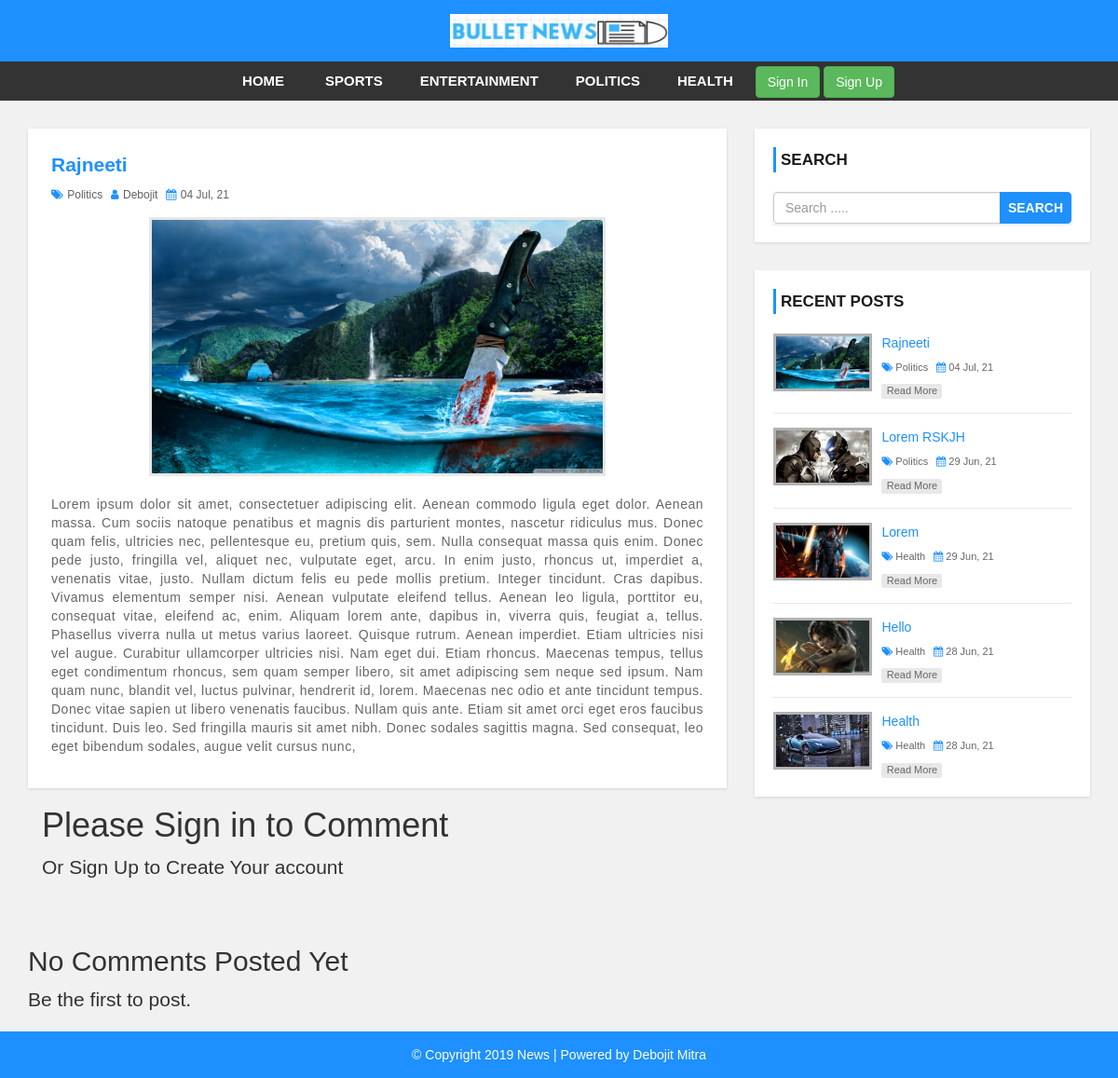
/single.php?id=12, run on the app's committed database.
### tables this page shows
CREATE TABLE `settings` (
  `websitename` varchar(60) NOT NULL,
  `logo` varchar(50) NOT NULL,
  `footerdesc` varchar(255) NOT NULL
);

CREATE TABLE `category` (
  `category_id` int(11) NOT NULL,
  `category_name` varchar(100) NOT NULL,
  `post` int(11) NOT NULL DEFAULT 0
);

CREATE TABLE `post` (
  `post_id` int(11) NOT NULL,
  `title` varchar(100) NOT NULL,
  `description` text NOT NULL,
  `category` varchar(100) NOT NULL,
  `post_date` varchar(50) NOT NULL,
  `author` int(11) NOT NULL,
  `post_img` varchar(100) NOT NULL
);

CREATE TABLE `user` (
  `user_id` int(10) UNSIGNED NOT NULL,
  `first_name` varchar(30) NOT NULL,
  `last_name` varchar(30) NOT NULL,
  `username` varchar(30) DEFAULT NULL,
  `password` varchar(40) DEFAULT NULL,
  `role` int(11) NOT NULL
);

### single.php (the view, shortened to what this page needs)
<?php include 'header.php'; ?>
<div id="main-content">
    <div class="container">
        <div class="row">
            <div class="col-md-8">
                <?php
                $post_id=$_GET['id'];
                include 'config.php';
                $sql="SELECT * FROM `post` INNER JOIN `user` ON post.author=user.user_id INNER JOIN `category` ON post.category=category.category_id WHERE `post_id`='$post_id'";
                $result=mysqli_query($conn,$sql) or die("Query Failed");
                if(mysqli_num_rows($result)>0){
                    while($row=mysqli_fetch_assoc($result)){
                ?>
                <div class="post-container">
                    <div class="post-content single-post">
                        <h3><?php echo $row['title']; ?></h3>
                        <div class="post-information">
                            <span>
                                <i class="fa fa-tags" aria-hidden="true"></i>
                                <a href='category.php?catid=<?php echo $row['category_id']; ?>'>
                                    <?php echo $row['category_name']; ?></a>
                            </span>
                            <span>
                                <i class="fa fa-user" aria-hidden="true"></i>
                                <a
                                    href='author.php?aid=<?php echo $row['user_id']; ?>'><?php echo $row['username']; ?></a>
                            </span>
                            <span>
                                <i class="fa fa-calendar" aria-hidden="true"></i>
                                <?php echo $row['post_date']; ?>
                            </span>
                        </div>
                        <img class="single-feature-image" src="admin/upload/<?php echo $row['post_img']; ?>" alt="" />
                        <p class="description">
                            <?php echo $row['description']; ?>
                        </p>
                    </div>
                </div>
                <?php
                        }
                    }
                ?>
                <?php include 'comment-display.php'; ?>
                <?php
                    $noComment=false;
                    $sql1="SELECT * FROM `comments` LEFT JOIN `post` ON comments.comment_pid=post.post_id LEFT JOIN `visitor` ON comments.commentBy_vid=visitor.vid WHERE comment_pid='$post_id'";
                    $result1=mysqli_query($conn,$sql1);
                    if (mysqli_num_rows($result1)==0) {
                        $noComment=true;
        }
            ?>
            </div>
            <?php include 'sidebar.php'; ?>
        </div>
    </div>
</div>
<?php
if ($noComment) {
   echo "<div class='d-flex jumbotron-fluid'>
   <div class='container'>
       <h2 class='display-4'>No Comments Posted Yet</h2>
       <p class='lead'>Be the first to post.</p>
   </div>
   </div>";
}
?>
<?php include 'footer.php'; ?>

### header.php (shortened to what this page needs)
<!DOCTYPE html>
<html lang="en">
<head>
    <link rel="stylesheet" href="css/bootstrap.min.css" />
    <link rel="stylesheet" href="css/font-awesome.css">
    <link rel="stylesheet" href="css/style.css">
</head>
<body>
<div id="header">
    <div class="container">
        <div class="row">
                    <?php
                        include 'config.php';
                        $sql="SELECT * FROM `settings`";
                        $result=mysqli_query($conn,$sql);
                        $row=mysqli_fetch_assoc($result);
                        $logo=$row['logo'];
                    ?>
            <div class=" col-md-offset-4 col-md-4">
                <a href="index.php" id="logo"><img src="admin/images/<?php echo $logo; ?>"></a>
            </div>
        </div>
    </div>
</div>
<div id="menu-bar">
    <div class="container">
        <div class="row">
            <div class="col-md-12">
              <?php
              include 'config.php';
              if (isset($_GET['catid'])) {
                $cat_id=$_GET['catid'];
              }else {
                $active="";
              }
              $sql="SELECT * FROM `category` WHERE `post`>0";
              $result=mysqli_query($conn,$sql) or die("Query Failed: Category");
              if(mysqli_num_rows($result)>0){
              ?>
                <ul class='menu'>
                <li><a class="" href="index.php">Home</a></li>
                  <?php while($row=mysqli_fetch_assoc($result)){
                      echo '<li><a class="'.$active.'" href="category.php?catid='.$row['category_id'].'">'.$row['category_name'].'</a></li>';
                  }
                  ?>
                  <?php session_start();
                  if (!isset($_SESSION['loggedin']) || $_SESSION['loggedin']!=true) {
                      echo '<a href="signinForm.php" class="btn btn-success">Sign In</a>
                            <a href="signupForm.php" class="btn btn-success">Sign Up</a>';
                  }else {
                      echo '<p class="text-light" style="color:red;">Welcome : '.$_SESSION['username'].'</p>
                            <a href="signoutForm.php" class="btn btn-success">Sign Out</a>';
                  }
                  ?>
                </ul>
                <?php } ?>
            </div>
        </div>
    </div>
</div>

### sidebar.php
<div id="sidebar" class="col-md-4">
    <div class="search-box-container">
        <h4>Search</h4>
        <form class="search-post" action="search.php" method ="GET">
            <div class="input-group">
                <input type="text" name="search" class="form-control" placeholder="Search ....." REQUIRED>
                <span class="input-group-btn">
                    <button type="submit" class="btn btn-danger">Search</button>
                </span>
            </div>
        </form>
    </div>
      <div class="recent-post-container">
        <h4>Recent Posts</h4>
            <?php
            include 'config.php';
            $sql="SELECT * FROM `post` INNER JOIN `user` ON post.author=user.user_id INNER JOIN `category` ON post.category=category.category_id ORDER BY `post_id` DESC LIMIT 5";
            $result=mysqli_query($conn,$sql) or die("Query Failed");
            if(mysqli_num_rows($result)>0){
                while($row=mysqli_fetch_assoc($result)){
            ?>
        <div class="recent-post">
            <a class="post-img" href="single.php?id=<?php echo $row['post_id']; ?>">
                <img src="admin/upload/<?php echo $row['post_img']; ?>" alt=""/>
            </a>
            <div class="post-content">
                <h5><a href="single.php?id=<?php echo $row['post_id']; ?>"><?php echo $row['title']; ?></a></h5>
                <span>
                    <i class="fa fa-tags" aria-hidden="true"></i>
                    <a href='category.php?catid=<?php echo $row['category_id']; ?>'><?php echo $row['category_name']; ?></a>
                </span>
                <span>
                    <i class="fa fa-calendar" aria-hidden="true"></i>
                    <?php echo $row['post_date']; ?>
                </span>
                <a class="read-more" href="single.php?id=<?php echo $row['post_id']; ?>">read more</a>
            </div>
        </div>
        <?php
        }
    }
    ?>
    </div>
</div>

### footer.php
<div id ="footer">
    <div class="container">
        <div class="row">
            <div class="col-md-12">
              <?php
                include "config.php";
                $sql = "SELECT * FROM settings";
                $result = mysqli_query($conn, $sql) or die("Query Failed.");
                if(mysqli_num_rows($result) > 0){
                  while($row = mysqli_fetch_assoc($result)) {
              ?>
                <span><?php echo $row['footerdesc']; ?></span>
              <?php
                }
              }
              ?>
            </div>
        </div>
    </div>
</div>
</body>
</html>

### css/style.css (style rules this page uses)
body { background: #f1f1f1; font-family: sans-serif,arial,Helvetica; }
a, a:hover, a:focus { text-decoration: none; outline: none; }
ul { margin:0; padding:0; list-style:none; }
form { background: #fff; padding: 25px; box-shadow:0 1px 3px rgba(0, 0, 0, 0.13); }
#header { background: #1e90ff; text-align: center; padding: 15px; }
#logo { display: inline-block; width: 65%; }
#logo img { width: 100%; }
#menu-bar { background: #333; text-align: center; }
#menu-bar .menu > li { display: inline-block; }
.menu > li > a { padding: 10px 20px; display: block; text-transform: uppercase; color: #fff; font-size: 15px; font-weight:600; transition:all 0.5s ease 0s; }
#main-content { padding: 30px 0; min-height: 750px; }
#main-content .post-container { background-color: #fff; padding: 25px; box-shadow: 0 1px 3px rgba(0, 0, 0, 0.13); }
#main-content .post-content { border-bottom: 1px solid #d1d1d1; padding: 0 0 30px; margin-bottom:30px; }
#main-content .post-content img { width: 100%; }
#main-content .post-content h3 { font-size: 21px; line-height: 28px; font-weight: 600; margin: 0 0 7px; }
#main-content .post-content .post-information span { color: #606060; font-size: 12px; text-transform: capitalize; margin: 0 5px 5px 0; display: inline-block; }
#main-content .post-content .post-information i { color: #1e90ff; margin-right: 1px; }
#main-content .post-content .post-information a { color: #606060; text-decoration: none; }
#main-content .post-content p, #main-content .single-post p { color: #666; font-size: 14px; letter-spacing: 0.5px; margin:0 0 10px; }
#main-content .post-content a.read-more { color: #fff; background-color: #1E90FF; font-size: 12px; text-transform: capitalize; padding: 3px 8px; border-radius: 2px; transition: all 0.3s; }
#main-content .single-post { border: none; margin-bottom: 0; padding-bottom: 0; }
#main-content .single-post h3 { color: #1e90ff; }
#main-content .single-post .post-information { margin: 0 0 10px; }
#main-content .single-post p { text-align: justify; }
#main-content .single-post img.single-feature-image { width: 70%; margin: 0 auto 20px; display: block; border: 3px solid #e7e7e7; }
i.fa { color:#222; }
#sidebar h4 { color: #1A1A1A; font-size: 17px; line-height: 27px; font-weight:600; text-transform: uppercase; padding: 0 0 0 5px; margin: 0 0 21px; border-left: 3px solid #1e90ff; }
#sidebar .search-box-container { background-color: #fff; padding: 20px; margin: 0 0 30px; box-shadow: 0 1px 3px rgba(0, 0, 0, 0.13); }
#sidebar .search-post { padding: 0; }
#sidebar .search-post input { color: #606060; }
#sidebar .search-post .btn { font-weight: 600; text-transform: uppercase; padding: 6px 8px; background-color: #1E90FF; border-color: #1E90FF; outline: none; }
#sidebar .recent-post-container { padding: 20px; background: #fff; box-shadow: 0 1px 3px rgba(0, 0, 0, 0.13); }
#sidebar .recent-post { border-bottom: 1px solid #e7e7e7; padding: 0 0 15px; margin: 0 0 15px; }
#sidebar .recent-post:last-child { margin: 0; padding: 0; border: none; }
#sidebar .recent-post .post-img { display: inline-block; width: 33%; border: 3px solid rgba(0,0,0,0.3); vertical-align: top; transition: border .3s; }
#sidebar .recent-post .post-img img { width: 100%; }
#sidebar .recent-post .post-content { width: 65%; display: inline-block; border: none; padding: 0 0 0 7px; margin: 0; }
#sidebar .recent-post h5 { font-size: 14px; line-height: 20px; margin: 0 0 5px; }
#sidebar .recent-post h5 a { color: #1E90FF; }
#sidebar .recent-post span { color: #666; font-size: 11px; display: inline-block; margin: 0 5px 10px 0; }
#sidebar .recent-post span a { color: #666; }
#sidebar .recent-post span i { color: #1E90FF; }
#sidebar .recent-post a.read-more { color: #666; background-color: rgba(0,0,0,0.09); width: 65px; font-size: 11px; text-align: center; padding: 0; display: block; transition: all 0.3s; }
#footer { color: #fff; padding:15px 0; text-align:center; background-color:#1e90ff; }

### data on the page
settings: logo (picture), footerdesc "© Copyright 2019 News | Powered by Debojit Mitra"
category: category_name "SPORTS"
category: category_name "ENTERTAINMENT"
category: category_name "POLITICS"
category: category_name "HEALTH"
post: title "Rajneeti", category.category_name "Politics", user.username "Debojit", post_date "04 Jul, 21", post_img (picture), description "Lorem ipsum dolor sit amet, consectetuer adipiscing elit. Aenean commodo ligula eget dolor. Aenean massa. Cum sociis natoque penatibus et magnis dis parturient montes, nascetur ridiculus mus. Donec quam felis, ultricies nec, pellentesque eu, pretium quis, sem. Nulla consequat massa quis enim. Donec pede justo, fringilla vel, aliquet nec, vulputate eget, arcu. In enim justo, rhoncus ut, imperdiet a, venenatis vitae, justo. Nullam dictum felis eu pede mollis pretium. Integer tincidunt. Cras dapibus. Vivamus elementum semper nisi. Aenean vulputate eleifend tellus. Aenean leo ligula, porttitor eu, consequat vitae, eleifend ac, enim. Aliquam lorem ante, dapibus in, viverra quis, feugiat a,…"
post: post_img (picture), title "Lorem RSKJH", category.category_name "Politics", post_date "29 Jun, 21"
post: post_img (picture), title "Lorem", category.category_name "Health", post_date "29 Jun, 21"
post: post_img (picture), title "Hello", category.category_name "Health", post_date "28 Jun, 21"
post: post_img (picture), title "Health", category.category_name "Health", post_date "28 Jun, 21"
